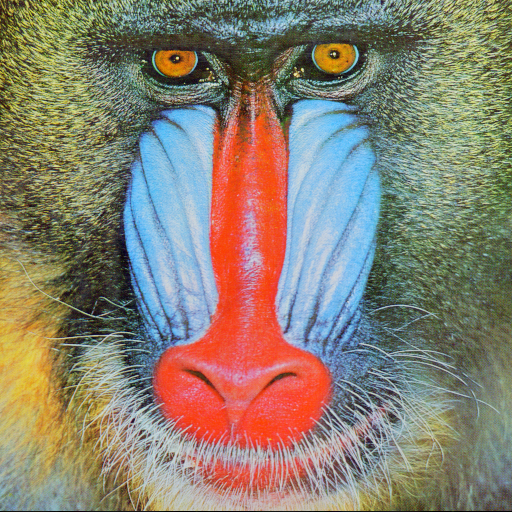
#> input picture baboon.png, 512 x 512 px
$ python 2.1.1.py
#> lines starting #> are read from the running program, lines starting #| are printed output that depends on the picture
import os
my_image = "car.png"
cwd = os.getcwd()
print(cwd)
image_path = os.path.join(cwd, my_image)
print(image_path)


from PIL import Image
image = Image.open("baboon.png")
#> image is the input picture: PIL image 512x512 RGB; mean R, G, B 137.4, 128.9, 113.1
#image.show()
print(type(image))
#| <class 'PIL.PngImagePlugin.PngImageFile'>

import matplotlib.pyplot as plt
# plt.figure(figsize = (5,5))
# plt.imshow(image)
# plt.show()

print("Image size: ", image.size)
#| Image size:  (512, 512)
print("Image mode: ", image.mode)
#| Image mode:  RGB

from PIL import ImageOps
image_gray = ImageOps.grayscale(image)
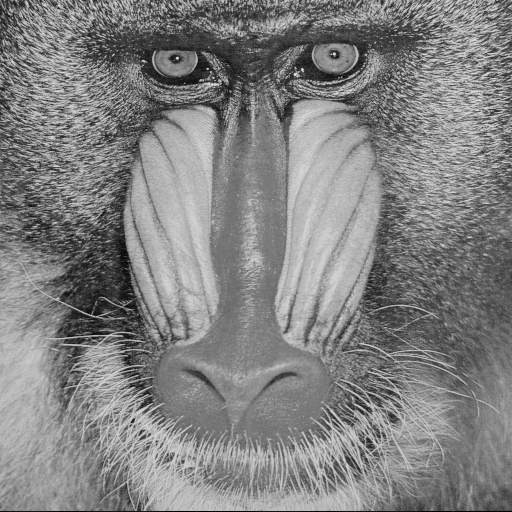
#> image_gray: PIL image 512x512 L; min 0, max 231, mean 129.6
print("Image mode for grayscale: ", image_gray.mode)
#| Image mode for grayscale:  L

def get_concat_h(im1, im2):
    dst = Image.new("RGB", (im1.width + im2.width, im1.height))
    dst.paste(im1, (0,0))
    dst.paste(im2, (im1.width, 0))
    return dst

# [5 lines of commented-out code are left out]

baboon_image = Image.open("baboon.png")
red, green, blue = baboon_image.split()
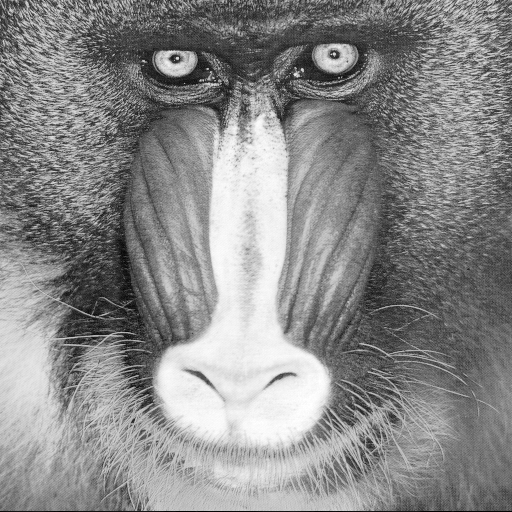
#> red: PIL image 512x512 L; min 0, max 255, mean 137.4
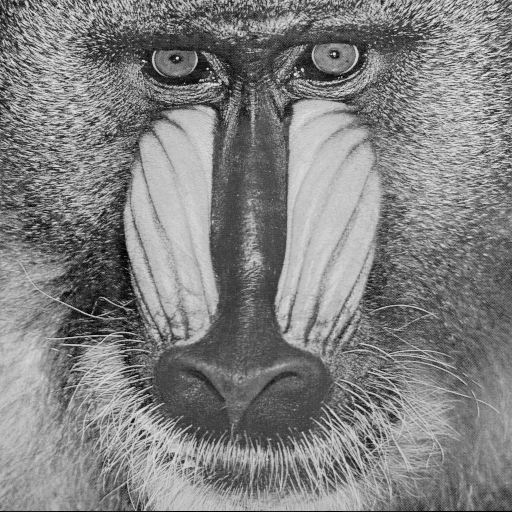
#> green: PIL image 512x512 L; min 0, max 236, mean 128.9
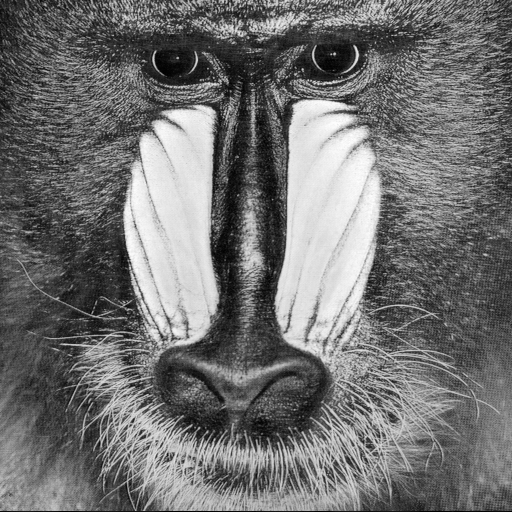
#> blue: PIL image 512x512 L; min 0, max 255, mean 113.1
# get_concat_h(baboon_image, red).show()
# get_concat_h(baboon_image, green).show()
# get_concat_h(baboon_image, blue).show()

import numpy as np
array = np.array(image) # creates a new copy of the image, such that the original one will remain unmodified
array = np.asarray(image) # turns the original image into a numpy array (it's recommended not to manipulate the original image directly)
# [9 lines of commented-out code are left out]
array_topHalf = array[0:256,:,:]
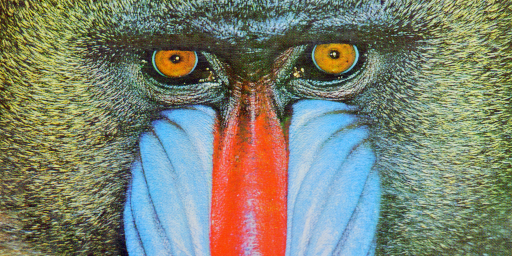
#> array_topHalf: shape (256, 512, 3); mean R, G, B 125.1, 130.9, 114
array_rightHalf = array[:,0:256,:]
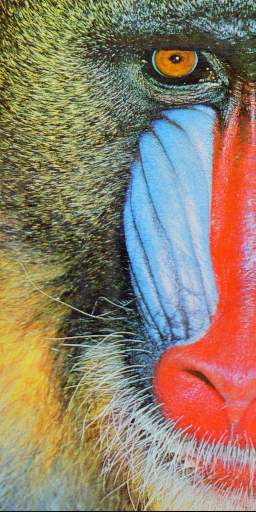
#> array_rightHalf: shape (512, 256, 3); mean R, G, B 143.3, 126.4, 105.9
# [9 lines of commented-out code are left out]

baboon_array = np.array(baboon_image)
# plt.imshow(baboon_array[:,:,0], cmap = 'gray')
# plt.show()

# Practice 1
from PIL import Image
import numpy as np
# [8 lines of commented-out code are left out]

''' Answer:
blue_lenna = Image.open('lenna.png')
blue_array = np.array(blue_lenna)
blue_array[:,:,2] = 0
plt.figure(figsize=(10,10))
plt.imshow(blue_array)
plt.show()
'''
